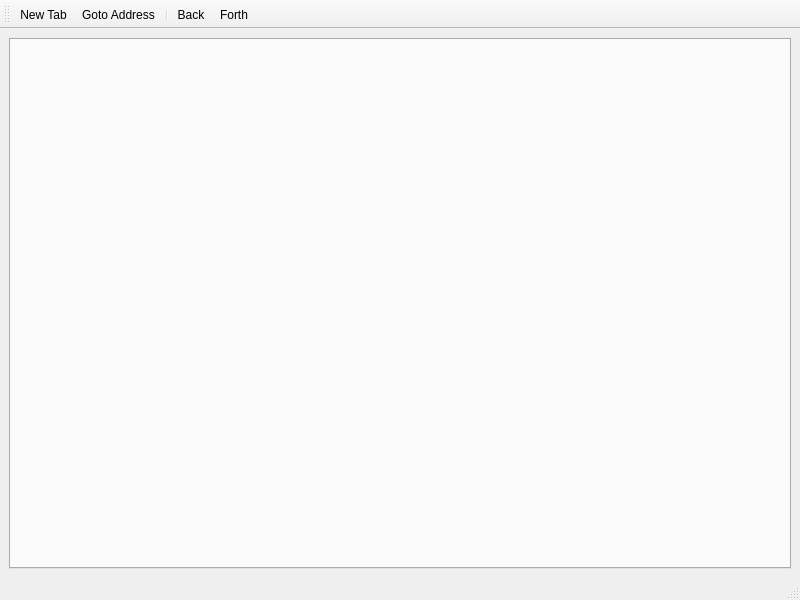
<?xml version="1.0" encoding="UTF-8"?>
<ui version="4.0">
 <class>YlliabWindow</class>
 <widget class="QMainWindow" name="YlliabWindow">
  <property name="geometry">
   <rect>
    <x>0</x>
    <y>0</y>
    <width>800</width>
    <height>600</height>
   </rect>
  </property>
  <property name="windowTitle">
   <string>ylliab</string>
  </property>
  <widget class="QWidget" name="centralwidget">
   <layout class="QHBoxLayout" name="horizontalLayout">
    <item>
     <widget class="QTabWidget" name="tabWidget">
      <property name="enabled">
       <bool>true</bool>
      </property>
      <property name="tabPosition">
       <enum>QTabWidget::North</enum>
      </property>
      <property name="currentIndex">
       <number>-1</number>
      </property>
      <property name="tabsClosable">
       <bool>true</bool>
      </property>
      <property name="movable">
       <bool>true</bool>
      </property>
     </widget>
    </item>
   </layout>
  </widget>
  <widget class="QMenuBar" name="menubar">
   <property name="geometry">
    <rect>
     <x>0</x>
     <y>0</y>
     <width>800</width>
     <height>22</height>
    </rect>
   </property>
  </widget>
  <widget class="QStatusBar" name="statusbar"/>
  <widget class="QToolBar" name="toolBar">
   <property name="windowTitle">
    <string>toolBar</string>
   </property>
   <attribute name="toolBarArea">
    <enum>TopToolBarArea</enum>
   </attribute>
   <attribute name="toolBarBreak">
    <bool>false</bool>
   </attribute>
   <addaction name="actionNewTab"/>
   <addaction name="actionGotoAddress"/>
   <addaction name="separator"/>
   <addaction name="actionBack"/>
   <addaction name="actionForth"/>
  </widget>
  <action name="actionNewTab">
   <property name="text">
    <string>New Tab</string>
   </property>
   <property name="toolTip">
    <string>Creates a new tab</string>
   </property>
   <property name="shortcut">
    <string>Ctrl+N</string>
   </property>
  </action>
  <action name="actionBack">
   <property name="text">
    <string>Back</string>
   </property>
  </action>
  <action name="actionForth">
   <property name="text">
    <string>Forth</string>
   </property>
  </action>
  <action name="actionGotoAddress">
   <property name="text">
    <string>Goto Address</string>
   </property>
   <property name="toolTip">
    <string>Go to an address</string>
   </property>
   <property name="shortcut">
    <string>G</string>
   </property>
   <property name="menuRole">
    <enum>QAction::NoRole</enum>
   </property>
  </action>
 </widget>
 <resources/>
 <connections/>
</ui>
